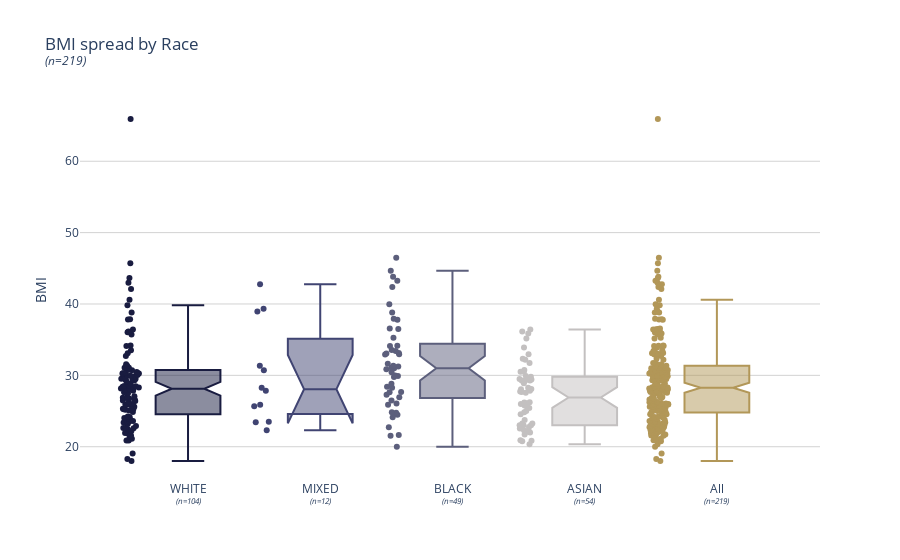

Notebook cell for this chart:
### Markdown cell above
### MUAC vs BMI by Race

### Code cell
# @title
fig = go.Figure()

for count, race in enumerate(df.Race.unique()):
    dft = df[df['Race'] == race]
    name = f"{race}<br><sup><i>(n={len(dft)})</i></sup>"
    fig.add_trace(go.Box(y=dft['BMI'],
                         name=name,
                         notched=True,
                         jitter=0.3,
                         marker_color=COLOURS[count],
                         pointpos=-1.8,
                         boxpoints='all',  # represent all points
                         ))

fig.add_trace(go.Box(y=df['BMI'],
                     name=f"All<br><sup><i>(n={len(df)})</i></sup>",
                     notched=True,
                     jitter=0.3,
                     marker_color=COLOURS[10],
                     pointpos=-1.8,
                     boxpoints='all',  # represent all points
                     ))

fig.update_layout(
    title=f"BMI spread by Race<br><sup><i>(n={len(df)})</i></sup>",
    showlegend=False,
    plot_bgcolor=PLOTBACKGROUND,
    yaxis=go.layout.YAxis(
        title=go.layout.yaxis.Title(
            text="BMI"
        ),
        gridcolor=GRIDCOLOUR
    )
)


fig.show()
fig.write_image("images/bmi-race.jpeg")

### Figure 1 — Plotly figure (JSON) as saved in the notebook; plotly's stock layout.template omitted (floating-point values rounded to 4 significant figures; data arrays with more than 128 entries replaced by an {"elided": "..."} marker saying what was removed)
{"data": [{"boxpoints": "all", "jitter": 0.3, "marker": {"color": "#191c40"}, "name": "WHITE<br><sup><i>(n=104)</i></sup>", "notched": true, "pointpos": -1.8, "type": "box", "y": [24.85, 33.52, 28.04, 25.32, 21.94, 28.16, 25.18, 28.46, 36.44, 23.23, 37.81, 22.49, 30.28, 30.71, 25.25, 20.87, 30.79, 26.61, 25.29, 18, 25.08, 19.05, 34.13, 42.1, 22.92, 23.78, 31.05, 32.72, 28.31, 28.87, 29.17, 29.91, 24, 35.71, 30.48, 38.8, 23.58, 23.49, 26.27, 30.27, 25.9, 29.43, 30.05, 20.88, 25.79, 28.34, 29.51, 30.37, 25.61, 26.97, 31.05, 26.41, 28.08, 29.88, 34.17, 29.3, 40.6, 25.92, 33.09, 24.02, 21.22, 65.92, 22.64, 36.13, 26.47, 24.24, 23.6, 27.48, 42.98, 27.85, 29.68, 18.29, 25.97, 31.09, 28.06, 28.39, 27.07, 43.65, 29.53, 29.46, 23.41, 26.82, 31.57, 26.87, 22.59, 30.34, 22.66, 28.51, 27.64, 31.33, 21.86, 45.71, 29.96, 35.99, 39.82, 36.05, 24.17, 37.85, 21.12, 30.26, 28.6, 22.19, 26.75, 21.56]}, {"boxpoints": "all", "jitter": 0.3, "marker": {"color": "#404472"}, "name": "MIXED<br><sup><i>(n=12)</i></sup>", "notched": true, "pointpos": -1.8, "type": "box", "y": [22.31, 25.66, 31.34, 28.28, 30.73, 27.85, 23.42, 23.51, 25.88, 38.94, 39.35, 42.78]}, {"boxpoints": "all", "jitter": 0.3, "marker": {"color": "#5c5f7c"}, "name": "BLACK<br><sup><i>(n=49)</i></sup>", "notched": true, "pointpos": -1.8, "type": "box", "y": [22.73, 33.57, 21.53, 35.28, 28.42, 34.12, 42.39, 43.81, 39.98, 31.25, 27.63, 29.97, 37.78, 36.55, 24.54, 28.25, 24.84, 46.48, 30.44, 24.49, 19.99, 24.77, 43.25, 30.86, 27.27, 25.88, 32.92, 30.99, 26.05, 28.83, 26.93, 34.16, 29.92, 32.96, 24.14, 31.07, 21.64, 37.92, 29.76, 44.66, 38.79, 27.66, 31.61, 33.12, 31.35, 33.06, 26.49, 33.41, 36.49]}, {"boxpoints": "all", "jitter": 0.3, "marker": {"color": "#c3c0c0"}, "name": "ASIAN<br><sup><i>(n=54)</i></sup>", "notched": true, "pointpos": -1.8, "type": "box", "y": [22.77, 27.66, 28.89, 26.1, 23.02, 23.24, 27.74, 22.07, 20.85, 27.56, 33.89, 29.27, 21.98, 26.18, 30.49, 29.29, 25.77, 25.43, 24.84, 29.3, 29.43, 29.48, 28.27, 23.27, 30.75, 29.9, 35.88, 36.13, 23.01, 30.49, 29.8, 32.96, 21.7, 36.42, 25.62, 28.04, 20.78, 32.17, 20.91, 22.31, 27.84, 31.73, 32.34, 35.18, 20.33, 26.23, 23.73, 28.09, 25.97, 22.56, 23.01, 22.27, 24.54, 25]}, {"boxpoints": "all", "jitter": 0.3, "marker": {"color": "#b29758"}, "name": "All<br><sup><i>(n=219)</i></sup>", "notched": true, "pointpos": -1.8, "type": "box", "y": {"elided": "219 float values"}}], "layout": {"plot_bgcolor": "white", "showlegend": false, "title": {"text": "BMI spread by Race<br><sup><i>(n=219)</i></sup>"}, "yaxis": {"gridcolor": "lightgrey", "title": {"text": "BMI"}}}}
